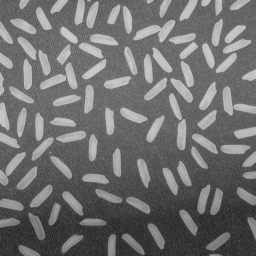
#> input picture ThucHanh/ThucHanh5/images/rice.png, 256 x 256 px, found by its file name
$ jupyter execute --allow-errors TH5_20522012.ipynb
#> lines starting #> are read from the running program, lines starting #| are printed output that depends on the picture; after the words box and inside, x2 and y2 are one past the last pixel; in counts of white or black regions, pixels touching at a corner belong together
# Thông tin sinh viên
* MSSV: 20522012
* Họ và tên: Phạm Trần Anh Tiên
* Bài tập 5
* Ngày thực hiện: 29/3/2022

# Kết nối đến Google Drive và cài đặt một số thư viện cần thiết

[cell 1]
# from google.colab import drive
# drive.mount('/content/drive')

[cell 2]
import cv2
import os
import numpy as np
import matplotlib.pyplot as plt
from google.colab.patches import cv2_imshow
from sklearn.cluster import KMeans

[cell 3]
from google.colab import drive
drive.mount('/content/drive')

# Các hàm phụ trợ

[cell 4]
def drawHist(x):
    hist = cv2.calcHist([x], [0], None, [256], [0, 256])
    plt.plot(hist)
    plt.xlim([0, 256])
    plt.legend(('histogram'), loc = 'upper left')
    plt.show()

def globalThresholding(img, thres=127):
    img_rst = img.copy()
    for i in range(img.shape[0]):
        for j in range(img.shape[1]):
            if img_rst[i,j] < thres:
                img_rst[i,j] = 255
            else:
                img_rst[i,j] = 0
    return img_rst

def adaptiveThresholding(f, nrow, ncol):
    g = f.copy()
    r = int(f.shape[0] / nrow)
    c = int(f.shape[1] / ncol)
    for i in range(int(nrow)):
        for j in range(int(ncol)):
            x = f[i * r : (i + 1) * r, j * c : (j + 1) * c]
            cv2_imshow(x)
            drawHist(x)
            #t = np.average(x)
            t = int(input())
            g[i * r : (i + 1) * r, j * c : (j + 1) * c] = globalThresholding(x, t)
    return g


def Kmeans(img, n_clusters = 6):
    nrow, ncol,nchl = img.shape
    g = img.reshape(nrow*ncol,nchl)
    k_means = KMeans(n_clusters = n_clusters, random_state = 0).fit(g)

    t = k_means.cluster_centers_[k_means.labels_]
    img_res = t.reshape(nrow, ncol, nchl)
    return img_res


def Kmeans2(img, n_clusters = 6):
    img_tmp = img.copy()
    nrow, ncol,nchl = img.shape
    g = []
    for y in range(nrow):
        for x in range(ncol):
            tmp = [img_tmp[y,x][0], img_tmp[y,x][1], img_tmp[y,x][2], x, y]
            g.append(tmp)

    k_means = KMeans(n_clusters=n_clusters, random_state=0).fit(g)
    # t = k_means.cluster_centers_[k_means.labels_]
    arrcolor = np.random.rand(20,3) * 255
    t = arrcolor[k_means.labels_]
    img_res = img_tmp
    i = 0

    for y in range(nrow):
        for x in range(ncol):
            img_res[y, x] = t[i][0:3]
            i += 1
    return img_res


def plotting(img, res):
    plt.figure(figsize=(15,10))
    plt.subplot(121)
    plt.imshow(img, cmap='gray')
    plt.axis('off')
    plt.subplot(122)
    plt.imshow(res, cmap='gray')
    plt.axis('off')

# Đọc dữ liệu

[cell 5]
IMAGES_DIR = '/content/drive/MyDrive/CS231.M22.KHCL/Baitap/Baitap5/images'

[cell 6]
particles = cv2.imread(os.path.join(IMAGES_DIR, 'particles.bmp'), 0)
phandoan01 = cv2.imread(os.path.join(IMAGES_DIR, 'Phandoan01.jpg'), 0)
wdg2 = cv2.imread(os.path.join(IMAGES_DIR, 'wdg2.jpg'), 0)
rice = cv2.imread(os.path.join(IMAGES_DIR, 'rice.png'), 0)
#> rice is the input picture: shape (256, 256); min 40, max 204, mean 111.2

wdg3 = cv2.imread(os.path.join(IMAGES_DIR, 'wdg3.jpg'), 0)

# Global Thresholding

#> (a cell that did not finish here is left out)

plotting(particles, res)

#> (a cell that did not finish here is left out)

plotting(phandoan01, res)

#> (a cell that did not finish here is left out)

plotting(wdg2, res)

[cell 10]
res = globalThresholding(rice, thres=120)
#> call 4 of globalThresholding, with thres = 120
#> after the loop in globalThresholding (call 4), `for i in range(img.shape[0]):`:
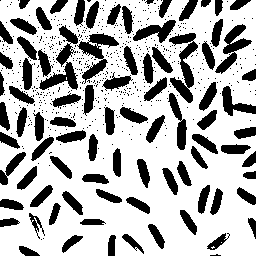
#> img_rst: shape (256, 256); 70.4% white; 611 black regions (526 under 20 px), largest, box (x1, y1, x2, y2) and area: (169, 33, 198, 103) 850, (39, 25, 78, 90) 843, (77, 33, 119, 84) 745
plotting(rice, 255-res)
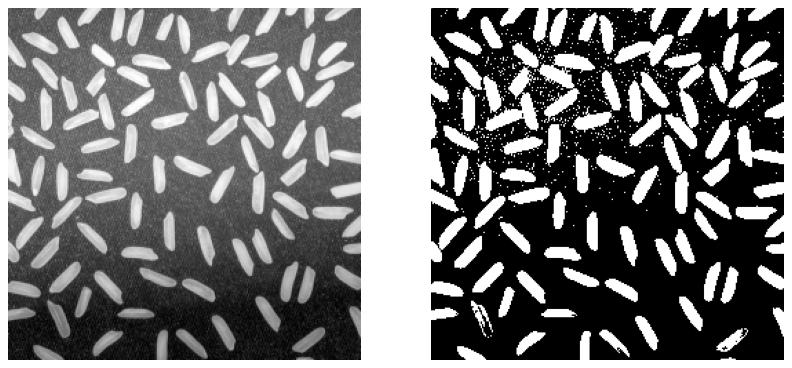
#> figure drawn by matplotlib, 2 panels

# Adaptive Thresholding

#> (a cell that did not finish here is left out)


# K-means on image pixels

# K-MEAN 1

[cell 12]
vegetable = '/content/drive/MyDrive/CS231.M22.KHCL/Baitap/Baitap5/images/vegetables.jpg'


img = cv2.imread(vegetable)

#> (the rest of this cell did not finish here and is left out)

img_res2 = Kmeans2(img, n_clusters=6)
cv2_imshow(img)
cv2_imshow(img_res)

[cell 13]
hand = '/content/drive/MyDrive/CS231.M22.KHCL/Baitap/Baitap5/images/hand.jpg'
img = cv2.imread(hand)
#> (the rest of this cell did not finish here and is left out)

cv2_imshow(img)
cv2_imshow(img_res)

[cell 14]
thuoc = '/content/drive/MyDrive/CS231.M22.KHCL/Baitap/Baitap5/images/thuoc.jpg'
img = cv2.imread(thuoc)
#> (the rest of this cell did not finish here and is left out)

cv2_imshow(img)
cv2_imshow(img_res)

#K-MEAN 2

[cell 15]
img = cv2.imread(vegetable)
#> (the rest of this cell did not finish here and is left out)

cv2_imshow(img)
cv2_imshow(img_res2)

[cell 16]
img = cv2.imread(thuoc)
#> (the rest of this cell did not finish here and is left out)
